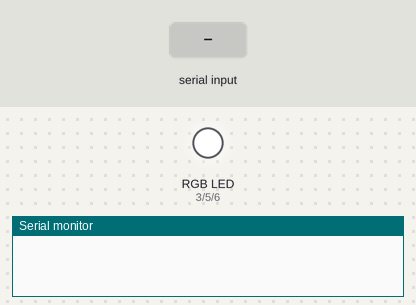
A sketch run on a simulated Arduino Uno, built with avr-gcc and run on an emulated ATmega328P. Shown: an RGB LED mixed from three pins (HIGH = lit), the last lines printed to the serial monitor. Inputs (shaded band) come from the test bench.

Above: at 1.2 s.
1.3 s: "90,45,200\n" received over Serial
At 1.7 s:
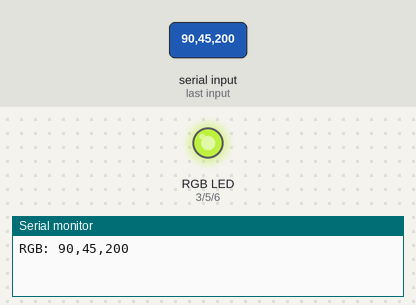
2.8 s: "90,45\n" received over Serial
4.3 s: "3\n" received over Serial
Timing chart, 0 to 7.3 s (numbered marks = the images above; inputs shaded):
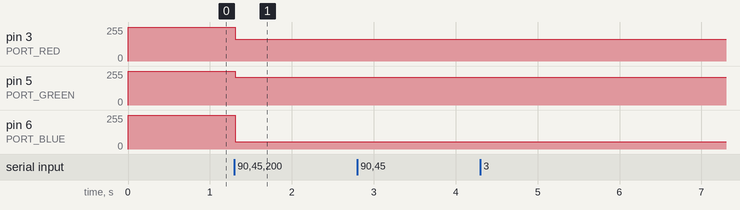

The sketch:

rgb-led-control-demo.ino
```cpp
/*
* RGB Led Control Demo
* Author: Top Hot Apps
* Website: https://hotapps.top
* Email: support@hotapps.top
* This sketch runs with Arduino Remote LITE. Download: https://play.google.com/store/apps/details?id=it.hieund.arduino_remote_lite
*/

// Constants
const char IS_COMMON_ANODE = 1; // 0 = Common Cathode, 1 = Common Anode

// Ports
const char PORT_RED = 3;    // Should be PWM port
const char PORT_GREEN = 5;  // Should be PWM port
const char PORT_BLUE = 6;   // Should be PWM port

// Variables
char* data;
char off = 0;
int red;
int green;
int blue;

// Setup when Arduino boots
void setup() {
  Serial.begin(9600);

  // Set all ports as OUTPUT
  pinMode(PORT_RED, OUTPUT);
  pinMode(PORT_GREEN, OUTPUT);
  pinMode(PORT_BLUE, OUTPUT);

  // Set default to OFF
  if(IS_COMMON_ANODE) {
    off = 1;
  }

  digitalWrite(PORT_RED, off);
  digitalWrite(PORT_GREEN, off);
  digitalWrite(PORT_BLUE, off);
}

// Repeat continuously after boot
void loop() {
  if (Serial.available()) {
    String receivedString = Serial.readStringUntil('\n');
    Serial.println("RGB: " + receivedString);

    // Convert string to char*
    data = new char[receivedString.length() + 1];
    strcpy(data, receivedString.c_str());

    // Parse RGB value from string
    if (sscanf(data, "%d,%d,%d", &red, &green, &blue) == 3) {
      if(IS_COMMON_ANODE) {
        red = 255 - red;
        green = 255 - green;
        blue = 255 - blue;
      }

      analogWrite(PORT_RED, red);
      analogWrite(PORT_GREEN, green);
      analogWrite(PORT_BLUE, blue);
    }
  }
}
```

Measured:
- after the input at 1.3 s, pin 3 (PORT_RED): 255/255 → 165/255 at once; pin 5 (PORT_GREEN): 255/255 → 210/255 at once; pin 6 (PORT_BLUE): 255/255 → 55/255 at once
